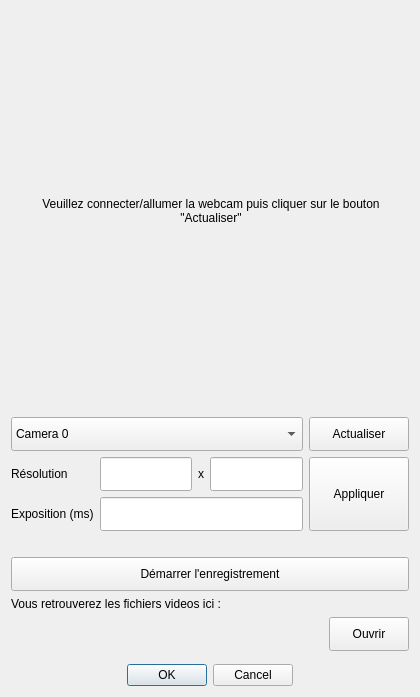
<?xml version="1.0" encoding="UTF-8"?>
<ui version="4.0">
 <class>Dialog</class>
 <widget class="QDialog" name="Dialog">
  <property name="geometry">
   <rect>
    <x>0</x>
    <y>0</y>
    <width>420</width>
    <height>697</height>
   </rect>
  </property>
  <property name="sizePolicy">
   <sizepolicy hsizetype="Fixed" vsizetype="Preferred">
    <horstretch>0</horstretch>
    <verstretch>0</verstretch>
   </sizepolicy>
  </property>
  <property name="minimumSize">
   <size>
    <width>420</width>
    <height>697</height>
   </size>
  </property>
  <property name="maximumSize">
   <size>
    <width>420</width>
    <height>714</height>
   </size>
  </property>
  <property name="windowTitle">
   <string>Dialog</string>
  </property>
  <layout class="QGridLayout" name="gridLayout">
   <item row="1" column="0">
    <widget class="QLabel" name="image_label">
     <property name="sizePolicy">
      <sizepolicy hsizetype="Fixed" vsizetype="Fixed">
       <horstretch>0</horstretch>
       <verstretch>0</verstretch>
      </sizepolicy>
     </property>
     <property name="minimumSize">
      <size>
       <width>400</width>
       <height>400</height>
      </size>
     </property>
     <property name="maximumSize">
      <size>
       <width>400</width>
       <height>400</height>
      </size>
     </property>
     <property name="text">
      <string>Veuillez connecter/allumer la webcam puis cliquer sur le bouton &quot;Actualiser&quot;</string>
     </property>
     <property name="alignment">
      <set>Qt::AlignCenter</set>
     </property>
     <property name="wordWrap">
      <bool>true</bool>
     </property>
    </widget>
   </item>
   <item row="2" column="0">
    <layout class="QHBoxLayout" name="horizontalLayout_2">
     <item>
      <widget class="QComboBox" name="selectWebcam">
       <property name="minimumSize">
        <size>
         <width>0</width>
         <height>34</height>
        </size>
       </property>
       <property name="maximumSize">
        <size>
         <width>16777215</width>
         <height>34</height>
        </size>
       </property>
       <item>
        <property name="text">
         <string>Camera 0</string>
        </property>
       </item>
      </widget>
     </item>
     <item>
      <widget class="QPushButton" name="refreshButton">
       <property name="sizePolicy">
        <sizepolicy hsizetype="Fixed" vsizetype="Fixed">
         <horstretch>0</horstretch>
         <verstretch>0</verstretch>
        </sizepolicy>
       </property>
       <property name="minimumSize">
        <size>
         <width>100</width>
         <height>34</height>
        </size>
       </property>
       <property name="maximumSize">
        <size>
         <width>100</width>
         <height>34</height>
        </size>
       </property>
       <property name="text">
        <string>Actualiser</string>
       </property>
      </widget>
     </item>
    </layout>
   </item>
   <item row="5" column="0">
    <spacer name="verticalSpacer_2">
     <property name="orientation">
      <enum>Qt::Vertical</enum>
     </property>
     <property name="sizeType">
      <enum>QSizePolicy::Fixed</enum>
     </property>
     <property name="sizeHint" stdset="0">
      <size>
       <width>20</width>
       <height>20</height>
      </size>
     </property>
    </spacer>
   </item>
   <item row="9" column="0">
    <spacer name="verticalSpacer">
     <property name="orientation">
      <enum>Qt::Vertical</enum>
     </property>
     <property name="sizeHint" stdset="0">
      <size>
       <width>20</width>
       <height>40</height>
      </size>
     </property>
    </spacer>
   </item>
   <item row="7" column="0">
    <widget class="QPushButton" name="capture">
     <property name="minimumSize">
      <size>
       <width>0</width>
       <height>34</height>
      </size>
     </property>
     <property name="maximumSize">
      <size>
       <width>16777215</width>
       <height>34</height>
      </size>
     </property>
     <property name="text">
      <string>Démarrer l'enregistrement</string>
     </property>
    </widget>
   </item>
   <item row="3" column="0">
    <layout class="QGridLayout" name="gridLayout_2">
     <item row="1" column="1">
      <widget class="QLabel" name="label">
       <property name="text">
        <string>Exposition (ms)</string>
       </property>
      </widget>
     </item>
     <item row="0" column="4">
      <widget class="QLineEdit" name="heightEdit">
       <property name="minimumSize">
        <size>
         <width>0</width>
         <height>34</height>
        </size>
       </property>
       <property name="maximumSize">
        <size>
         <width>16777215</width>
         <height>34</height>
        </size>
       </property>
      </widget>
     </item>
     <item row="0" column="2">
      <widget class="QLineEdit" name="widthEdit">
       <property name="minimumSize">
        <size>
         <width>0</width>
         <height>34</height>
        </size>
       </property>
       <property name="maximumSize">
        <size>
         <width>16777215</width>
         <height>34</height>
        </size>
       </property>
      </widget>
     </item>
     <item row="0" column="1">
      <widget class="QLabel" name="label_2">
       <property name="text">
        <string>Résolution</string>
       </property>
      </widget>
     </item>
     <item row="0" column="5" rowspan="2">
      <widget class="QPushButton" name="applyButton">
       <property name="sizePolicy">
        <sizepolicy hsizetype="Fixed" vsizetype="Preferred">
         <horstretch>0</horstretch>
         <verstretch>0</verstretch>
        </sizepolicy>
       </property>
       <property name="minimumSize">
        <size>
         <width>100</width>
         <height>68</height>
        </size>
       </property>
       <property name="maximumSize">
        <size>
         <width>16777215</width>
         <height>16777215</height>
        </size>
       </property>
       <property name="text">
        <string>Appliquer</string>
       </property>
      </widget>
     </item>
     <item row="1" column="2" colspan="3">
      <widget class="QLineEdit" name="expositionEdit">
       <property name="minimumSize">
        <size>
         <width>0</width>
         <height>34</height>
        </size>
       </property>
       <property name="maximumSize">
        <size>
         <width>16777215</width>
         <height>34</height>
        </size>
       </property>
      </widget>
     </item>
     <item row="0" column="3">
      <widget class="QLabel" name="label_3">
       <property name="text">
        <string>x</string>
       </property>
      </widget>
     </item>
    </layout>
   </item>
   <item row="10" column="0">
    <widget class="QDialogButtonBox" name="buttonBox">
     <property name="orientation">
      <enum>Qt::Horizontal</enum>
     </property>
     <property name="standardButtons">
      <set>QDialogButtonBox::Cancel|QDialogButtonBox::Ok</set>
     </property>
     <property name="centerButtons">
      <bool>true</bool>
     </property>
    </widget>
   </item>
   <item row="8" column="0">
    <layout class="QGridLayout" name="gridLayout_3">
     <item row="1" column="1">
      <widget class="QPushButton" name="openFolderButton">
       <property name="sizePolicy">
        <sizepolicy hsizetype="Fixed" vsizetype="Fixed">
         <horstretch>0</horstretch>
         <verstretch>0</verstretch>
        </sizepolicy>
       </property>
       <property name="minimumSize">
        <size>
         <width>0</width>
         <height>34</height>
        </size>
       </property>
       <property name="maximumSize">
        <size>
         <width>16777215</width>
         <height>34</height>
        </size>
       </property>
       <property name="text">
        <string>Ouvrir</string>
       </property>
      </widget>
     </item>
     <item row="1" column="0">
      <widget class="QLabel" name="infos">
       <property name="text">
        <string/>
       </property>
       <property name="wordWrap">
        <bool>true</bool>
       </property>
      </widget>
     </item>
     <item row="0" column="0">
      <widget class="QLabel" name="label_4">
       <property name="text">
        <string>Vous retrouverez les fichiers videos ici :</string>
       </property>
      </widget>
     </item>
    </layout>
   </item>
  </layout>
 </widget>
 <resources/>
 <connections>
  <connection>
   <sender>buttonBox</sender>
   <signal>accepted()</signal>
   <receiver>Dialog</receiver>
   <slot>accept()</slot>
   <hints>
    <hint type="sourcelabel">
     <x>248</x>
     <y>254</y>
    </hint>
    <hint type="destinationlabel">
     <x>157</x>
     <y>274</y>
    </hint>
   </hints>
  </connection>
  <connection>
   <sender>buttonBox</sender>
   <signal>rejected()</signal>
   <receiver>Dialog</receiver>
   <slot>reject()</slot>
   <hints>
    <hint type="sourcelabel">
     <x>316</x>
     <y>260</y>
    </hint>
    <hint type="destinationlabel">
     <x>286</x>
     <y>274</y>
    </hint>
   </hints>
  </connection>
 </connections>
</ui>
